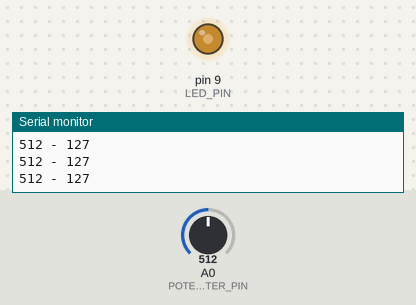
Simulated run of this sketch. Board: Arduino Uno, built with avr-gcc and run on an emulated ATmega328P. Shown: output pins drawn as LEDs (lit = HIGH), the last lines printed to the serial monitor. The inputs (shaded band) are chosen by the test bench; at power-on: A0 (POTENTIOMETER_PIN) = 512.

Above: at 1.2 s.
1.3 s: A0 (POTENTIOMETER_PIN) set to 410
At 2.5 s:
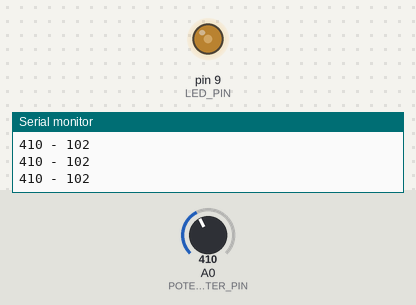
2.8 s: A0 (POTENTIOMETER_PIN) set to 391
At 3.5 s:
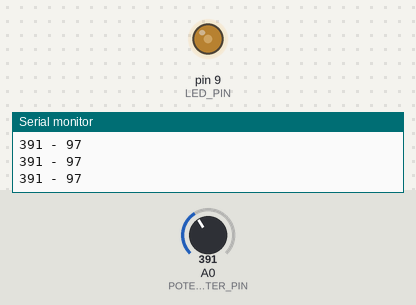
4.3 s: A0 (POTENTIOMETER_PIN) set to 716
At 4.6 s:
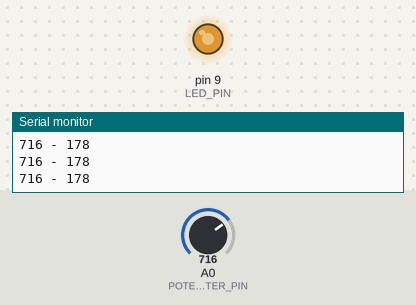
5.8 s: A0 (POTENTIOMETER_PIN) set to 900
At 6.9 s:
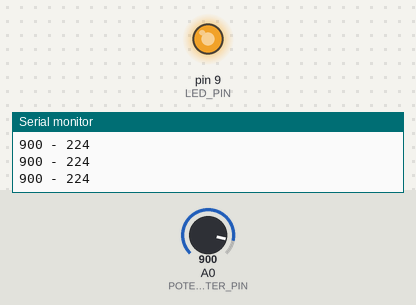
7.3 s: A0 (POTENTIOMETER_PIN) set to 122
At 7.9 s:
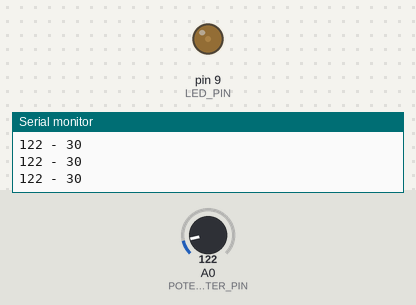
8.8 s: A0 (POTENTIOMETER_PIN) set to 511
At 9.4 s:
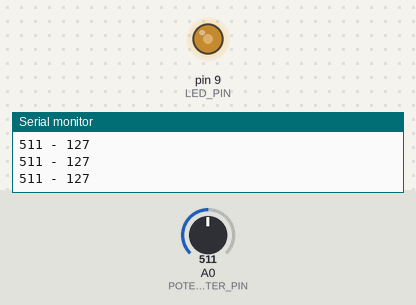
Timing chart, 0 to 11.3 s (numbered marks = the images above; inputs shaded):
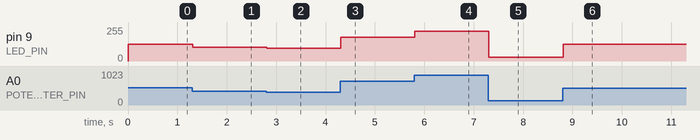

Measured:
- after the input at 1.3 s, pin 9 (LED_PIN): 127/255 → 102/255 at once
- after the input at 2.8 s, pin 9 (LED_PIN): 102/255 → 97/255 at once
- after the input at 4.3 s, pin 9 (LED_PIN): 97/255 → 178/255 at once
- after the input at 5.8 s, pin 9 (LED_PIN): 178/255 → 224/255 at once
- after the input at 7.3 s, pin 9 (LED_PIN): 224/255 → 30/255 at once
- after the input at 8.8 s, pin 9 (LED_PIN): 30/255 → 127/255 at once

The sketch:

06-Variable-Resistor.ino
```cpp
#define POTENTIOMETER_PIN A0
#define LED_PIN 9

int sensorValue = 0;
int outputValue = 0;

void setup() {
	Serial.begin(9600);

	pinMode(POTENTIOMETER_PIN, INPUT);
	pinMode(LED_PIN, OUTPUT);
}

void loop() {
	sensorValue = analogRead(POTENTIOMETER_PIN);

	outputValue = map(sensorValue, 0, 1023, 0, 255);
	analogWrite(LED_PIN, outputValue);

	Serial.print(sensorValue);
	Serial.print(" - ");
	Serial.println(outputValue);

	delay(2);
}
```
